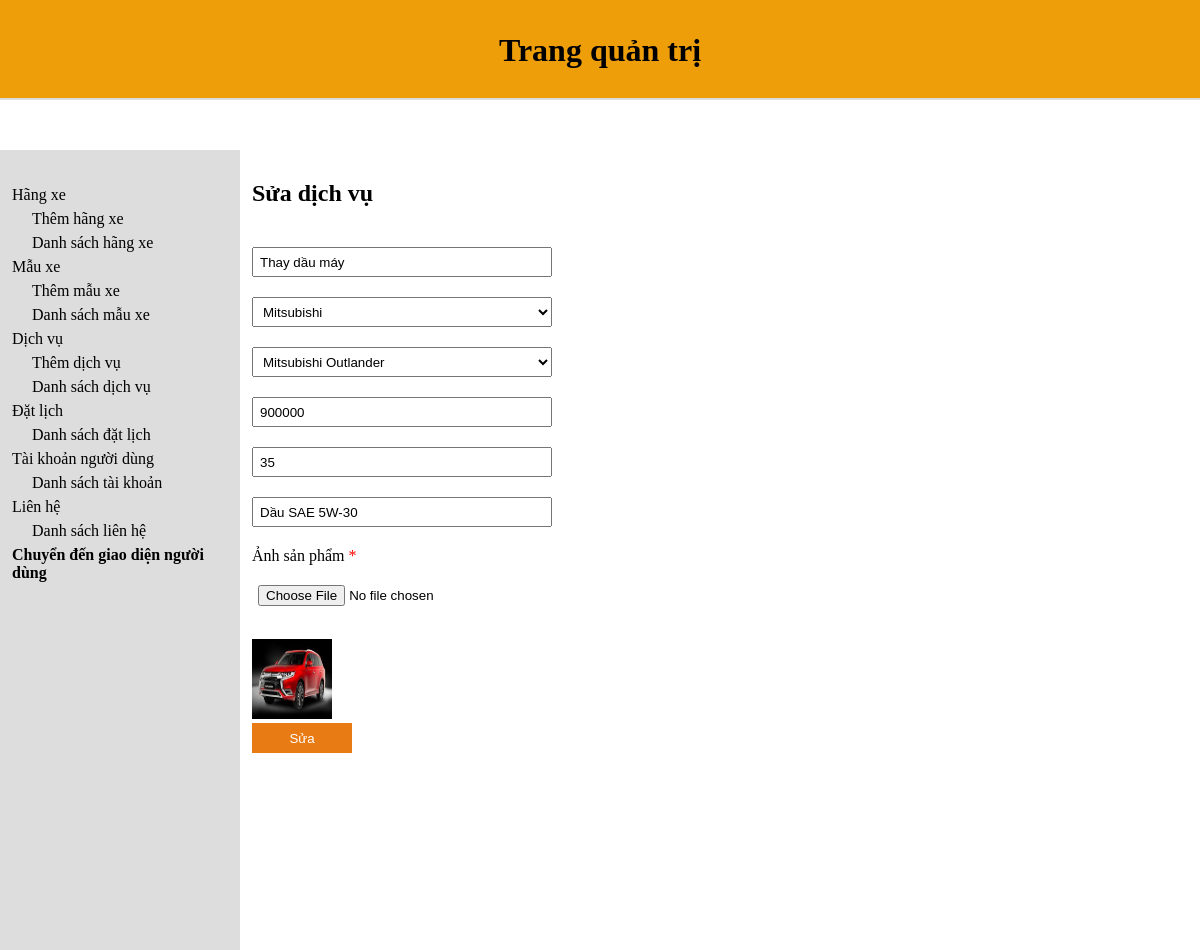
/admin/productEdit.php?product_id=46, run on the app's committed database.
### tables this page shows
CREATE TABLE `tbl_product` (
  `product_id` int(11) NOT NULL,
  `product_name` varchar(255) NOT NULL,
  `category_id` int(11) NOT NULL,
  `brand_id` int(11) NOT NULL,
  `product_price` varchar(255) NOT NULL,
  `product_time` int(255) NOT NULL,
  `product_vatTu` varchar(255) NOT NULL,
  `product_img` varchar(255) NOT NULL,
  `product_imgad` varchar(255) NOT NULL
);

CREATE TABLE `tbl_category` (
  `category_id` int(11) NOT NULL,
  `category_name` varchar(255) NOT NULL
);

CREATE TABLE `tbl_brand` (
  `brand_id` int(11) NOT NULL,
  `category_id` int(11) NOT NULL,
  `brand_name` varchar(255) NOT NULL
);

### admin/database.php (called while the page is built, shortened)
<?php
class Database
{
    public $host = DB_HOST;
    public $user = DB_USER;
    public $pass = DB_PASS;
    public $dbname = DB_NAME;
    public $link;
    public function connectDB()
    {
        $this->link = new mysqli($this->host, $this->user, $this->pass, $this->dbname);
        if ($this->link) {
            return false;
        }
    }
    public function select($query)
    {
        $result = $this->link->query($query) or die($this->link->error . __LINE__);
        if ($result->num_rows > 0) {
            return $result;
        } else {
            return false;
        }
    }
}
?>

### admin/class/product_class.php (called while the page is built, shortened)
<?php
    include "database.php";
?>
<?php
    class product{
        public $db;
        public function __construct()
        {
            $this-> db = new Database();
        }
        public function show_category(){
            $query = "SELECT * FROM tbl_category ORDER BY category_id DESC";
            $result = $this->db->select($query);
            return $result;
        }
        public function show_brand_by_category($category_id) {
            $query = "SELECT * FROM tbl_brand WHERE category_id = '$category_id'";
            return $this->db->select($query);
        }
        public function get_product($product_id){
            $query = "SELECT * FROM tbl_product WHERE product_id = '$product_id'";
            $result = $this->db->select($query);
            return $result;
        }
    }
?>

### admin/productEdit.php (the view, shortened to what this page needs)
<?php
include "header.php";
include "slider.php";
include "class/product_class.php";
?>
<?php
$product = new product;
$product_id = $_GET['product_id'];
$get_product = $product->get_product($product_id);
if ($get_product) {
    $resulta = $get_product->fetch_assoc();
}
?>
<div class="admin-contentRight">
    <div class="admin-contentRight-product_add">
        <h1>Sửa dịch vụ</h1>
        <form action="" method="POST" enctype="multipart/form-data">
            <input name="product_name" require type="text" value="<?php echo $resulta['product_name'] ?>">
            <select name="category_id" id="category_id">
                <?php
                $show_category = $product->show_category();
                if ($show_category) {
                    while ($result = $show_category->fetch_assoc()) {
                ?>
                        <option <?php if ($resulta['category_id'] == $result['category_id']) {
                                    echo "selected";
                                } ?> value="<?php echo $result['category_id'] ?>"><?php echo $result['category_name'] ?></option>
                <?php
                    }
                }
                ?>
            </select>
            <select name="brand_id" id="brand_id">
                <?php
                $category_id = $resulta['category_id'];
                $show_brand = $product->show_brand_by_category($category_id);
                if ($show_brand) {
                    while ($result = $show_brand->fetch_assoc()) {
                ?>
                        <option value="<?php echo $result['brand_id']; ?>"
                            <?php if ($result['brand_id'] == $resulta['brand_id']) {
                                echo "selected";
                            } ?>>
                            <?php echo $result['brand_name']; ?>
                        </option>
                <?php
                    }
                }
                ?>
            </select>
            <input name="product_price" require type="text" value="<?php echo $resulta['product_price'] ?>">
            <input name="product_time" require type="text" value="<?php echo $resulta['product_time'] ?>">
            <input name="product_vatTu" require type="text" value="<?php echo $resulta['product_vatTu'] ?>">
            <label for="">Ảnh sản phẩm <span style="color: red;">*</span></label>
            <input name="product_img" require type="file">
            <img src="<?php echo $resulta['product_imgad'] ?>" alt="">
            <button type="submit">Sửa</button>
        </form>
    </div>
</div>
</body>
</html>

### admin/style.css (style rules this page uses)
* { margin: 0; padding: 0; box-sizing: border-box; color: black; outline: none; }
h1 { padding-bottom: 20px; }
.admin-contentRight { width: 80%; padding: 30px 0 0 12px ; }
.admin-contentRight-product_add input,select { width: 300px; height: 30px; display: block; margin: 20px 0; padding-left: 6px; }
.admin-contentRight-product_add button { display: block; height: 30px; width: 100px; cursor: pointer; background-color: rgb(233, 123, 20); border: none; color: rgb(255, 255, 255); transition: all 0.3s ease; }
img { margin-top: 4px; height: 80px; width: 80px; }

### data on the page
tbl_product: product_name "Thay dầu máy", category_id "Mitsubishi", brand_id "Mitsubishi Outlander", product_price "900000", product_time "35", product_vatTu "Dầu SAE 5W-30", product_imgad (picture)
